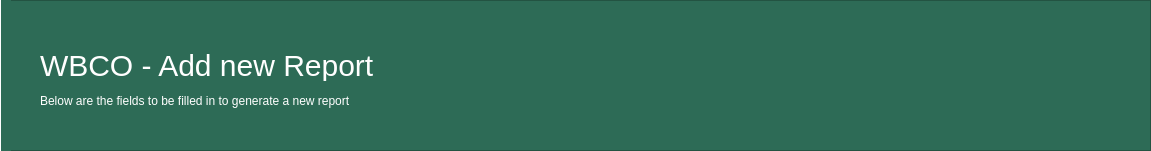
    <widget class="QFrame" name="frame_3">
     <property name="geometry">
      <rect>
       <x>0</x>
       <y>50</y>
       <width>1151</width>
       <height>151</height>
      </rect>
     </property>
     <property name="styleSheet">
      <string notr="true">background-color:#2d6b56;</string>
     </property>
     <property name="frameShape">
      <enum>QFrame::StyledPanel</enum>
     </property>
     <property name="frameShadow">
      <enum>QFrame::Raised</enum>
     </property>
     <widget class="QLabel" name="lbl_form_tittle">
      <property name="geometry">
       <rect>
        <x>40</x>
        <y>50</y>
        <width>391</width>
        <height>31</height>
       </rect>
      </property>
      <property name="styleSheet">
       <string notr="true">font-size: 30px;
color:#fff;</string>
      </property>
      <property name="text">
       <string>WBCO - Add new Report</string>
      </property>
     </widget>
     <widget class="Line" name="line">
      <property name="geometry">
       <rect>
        <x>-10</x>
        <y>0</y>
        <width>21</width>
        <height>151</height>
       </rect>
      </property>
      <property name="styleSheet">
       <string notr="true">color: rgb(255, 255, 255);
border-color: rgb(255, 255, 255);</string>
      </property>
      <property name="frameShadow">
       <enum>QFrame::Plain</enum>
      </property>
      <property name="orientation">
       <enum>Qt::Vertical</enum>
      </property>
     </widget>
     <widget class="QLabel" name="lbl_form_text">
      <property name="geometry">
       <rect>
        <x>40</x>
        <y>90</y>
        <width>391</width>
        <height>21</height>
       </rect>
      </property>
      <property name="styleSheet">
       <string notr="true">color: rgb(255, 255, 255);
font: 9pt &quot;MS Shell Dlg 2&quot;;</string>
      </property>
      <property name="text">
       <string>Below are the fields to be filled in to generate a new report</string>
      </property>
     </widget>
    </widget>
